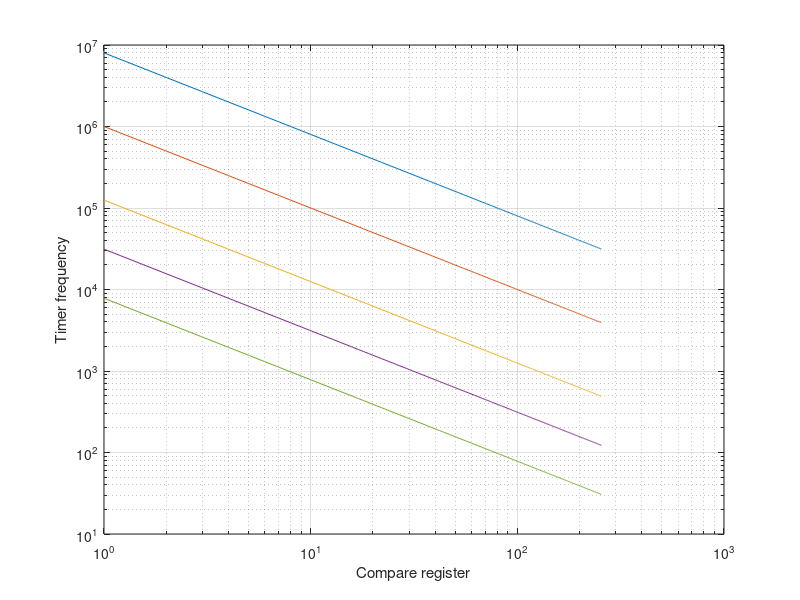

Write the MATLAB code that produced this figure. (Note: this script raises an error after producing the figure.)
close all, clear all

bit16 = 0:2^16 - 1;
bit8 = 0:2^8 - 1;
pre_scal = [1, 8, 64, 256, 1024];
clk = 16e6;

legs = ["1", "8", "64", "256", "1024"];

timer8 = clk ./ (2 * (bit8)' * pre_scal);
figure;
loglog(bit8, timer8); grid on;
xlabel("Compare register")
ylabel("Timer frequency")
yline(160e3)
title("8-bit timer")
legend(legs)

timer16 = clk ./ (2 * (bit16)' * pre_scal);
figure;
loglog(bit16, timer16); grid on;
xlabel("Compare register")
ylabel("Timer frequency")
title("16-bit timer")
legend(legs)